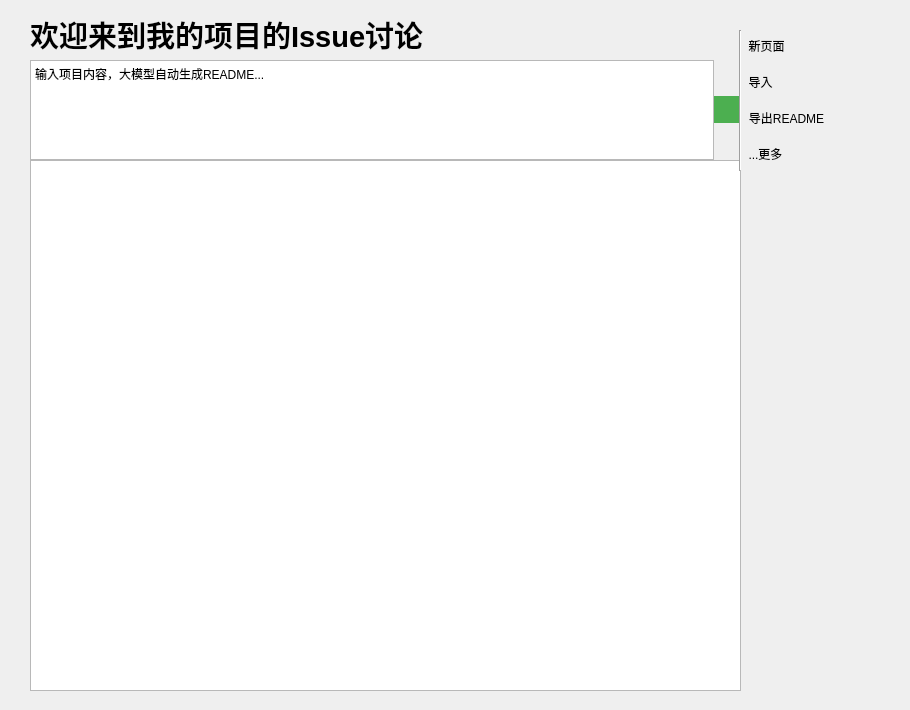
    <widget class="QWidget" name="issue">
     <widget class="Line" name="line_11">
      <property name="geometry">
       <rect>
        <x>730</x>
        <y>30</y>
        <width>20</width>
        <height>141</height>
       </rect>
      </property>
      <property name="orientation">
       <enum>Qt::Orientation::Vertical</enum>
      </property>
     </widget>
     <widget class="QWidget" name="widget_37" native="true">
      <property name="geometry">
       <rect>
        <x>740</x>
        <y>30</y>
        <width>161</width>
        <height>143</height>
       </rect>
      </property>
      <layout class="QVBoxLayout" name="verticalLayout_29">
       <item>
        <widget class="QToolButton" name="toolButton_153">
         <property name="styleSheet">
          <string notr="true">QToolButton {
    border: none;
    padding: 4px;
}
QToolButton:hover {
	color: rgb(0, 100, 255);
}

QToolButton:pressed {
	color: rgb(0, 100, 255);
}</string>
         </property>
         <property name="text">
          <string>新页面</string>
         </property>
         <property name="icon">
          <iconset theme="QIcon::ThemeIcon::FolderNew"/>
         </property>
         <property name="toolButtonStyle">
          <enum>Qt::ToolButtonStyle::ToolButtonTextBesideIcon</enum>
         </property>
        </widget>
       </item>
       <item>
        <widget class="QToolButton" name="toolButton_154">
         <property name="styleSheet">
          <string notr="true">QToolButton {
    border: none;
    padding: 4px;
}

QToolButton:hover {
	color: rgb(0, 100, 255);
}

QToolButton:pressed {
	color: rgb(0, 100, 255);

}</string>
         </property>
         <property name="text">
          <string>导入</string>
         </property>
         <property name="icon">
          <iconset theme="QIcon::ThemeIcon::DocumentOpen"/>
         </property>
         <property name="toolButtonStyle">
          <enum>Qt::ToolButtonStyle::ToolButtonTextBesideIcon</enum>
         </property>
        </widget>
       </item>
       <item>
        <widget class="QToolButton" name="toolButton_155">
         <property name="styleSheet">
          <string notr="true">QToolButton {
    border: none;
    padding: 4px;
}

QToolButton:hover {
	color: rgb(0, 100, 255);
}

QToolButton:pressed {
	color: rgb(0, 100, 255);
}</string>
         </property>
         <property name="text">
          <string>导出README</string>
         </property>
         <property name="icon">
          <iconset theme="QIcon::ThemeIcon::DocumentSaveAs"/>
         </property>
         <property name="toolButtonStyle">
          <enum>Qt::ToolButtonStyle::ToolButtonTextBesideIcon</enum>
         </property>
        </widget>
       </item>
       <item>
        <widget class="QToolButton" name="toolButton_156">
         <property name="styleSheet">
          <string notr="true">QToolButton {
    border: none;
    padding: 4px;
}

QToolButton:hover {
	color: rgb(0, 100, 255);
}

QToolButton:pressed {
color: rgb(0, 100, 255);}</string>
         </property>
         <property name="text">
          <string>...更多</string>
         </property>
        </widget>
       </item>
      </layout>
     </widget>
     <widget class="QWidget" name="widget_35" native="true">
      <property name="geometry">
       <rect>
        <x>0</x>
        <y>0</y>
        <width>741</width>
        <height>701</height>
       </rect>
      </property>
      <layout class="QVBoxLayout" name="verticalLayout_28">
       <property name="spacing">
        <number>0</number>
       </property>
       <property name="leftMargin">
        <number>30</number>
       </property>
       <property name="topMargin">
        <number>10</number>
       </property>
       <property name="bottomMargin">
        <number>10</number>
       </property>
       <item>
        <widget class="QLabel" name="label_21">
         <property name="minimumSize">
          <size>
           <width>709</width>
           <height>50</height>
          </size>
         </property>
         <property name="maximumSize">
          <size>
           <width>10000</width>
           <height>50</height>
          </size>
         </property>
         <property name="styleSheet">
          <string notr="true">QLabel {
  border: none;
    margin: 0px;
    padding: 0px;
}</string>
         </property>
         <property name="text">
          <string>&lt;html&gt;&lt;head/&gt;&lt;body&gt;&lt;p&gt;&lt;span style=&quot; font-size:22pt; font-weight:700;&quot;&gt;欢迎来到我的项目的Issue讨论&lt;/span&gt;&lt;/p&gt;&lt;/body&gt;&lt;/html&gt;</string>
         </property>
        </widget>
       </item>
       <item>
        <widget class="QWidget" name="widget_36" native="true">
         <layout class="QHBoxLayout" name="horizontalLayout_13">
          <property name="spacing">
           <number>0</number>
          </property>
          <property name="leftMargin">
           <number>0</number>
          </property>
          <property name="topMargin">
           <number>0</number>
          </property>
          <property name="rightMargin">
           <number>0</number>
          </property>
          <property name="bottomMargin">
           <number>0</number>
          </property>
          <item>
           <widget class="QTextEdit" name="textEdit_19">
            <property name="sizePolicy">
             <sizepolicy hsizetype="Expanding" vsizetype="Fixed">
              <horstretch>0</horstretch>
              <verstretch>0</verstretch>
             </sizepolicy>
            </property>
            <property name="minimumSize">
             <size>
              <width>0</width>
              <height>100</height>
             </size>
            </property>
            <property name="maximumSize">
             <size>
              <width>16777215</width>
              <height>100</height>
             </size>
            </property>
            <property name="html">
             <string>&lt;!DOCTYPE HTML PUBLIC &quot;-//W3C//DTD HTML 4.0//EN&quot; &quot;http://www.w3.org/TR/REC-html40/strict.dtd&quot;&gt;
&lt;html&gt;&lt;head&gt;&lt;meta name=&quot;qrichtext&quot; content=&quot;1&quot; /&gt;&lt;meta charset=&quot;utf-8&quot; /&gt;&lt;style type=&quot;text/css&quot;&gt;
p, li { white-space: pre-wrap; }
hr { height: 1px; border-width: 0; }
li.unchecked::marker { content: &quot;\2610&quot;; }
li.checked::marker { content: &quot;\2612&quot;; }
&lt;/style&gt;&lt;/head&gt;&lt;body style=&quot; font-family:'Microsoft YaHei UI'; font-size:9pt; font-weight:400; font-style:normal;&quot;&gt;
&lt;p style=&quot; margin-top:0px; margin-bottom:0px; margin-left:0px; margin-right:0px; -qt-block-indent:0; text-indent:0px;&quot;&gt;输入项目内容，大模型自动生成README...&lt;/p&gt;&lt;/body&gt;&lt;/html&gt;</string>
            </property>
           </widget>
          </item>
          <item>
           <widget class="QToolButton" name="toolButton_11">
            <property name="styleSheet">
             <string notr="true">QToolButton {
    border: none;
    background-color: #4CAF50;  /* 背景色 */
    color: white;               /* 文字颜色 */
    padding: 4px;
}

QToolButton:hover {
    background-color: #45a049;  /* 悬停状态 */
}

QToolButton:pressed {
    background-color: #3d8b40;  /* 按下状态 */
}</string>
            </property>
            <property name="text">
             <string/>
            </property>
            <property name="icon">
             <iconset theme="QIcon::ThemeIcon::MediaPlaybackStart"/>
            </property>
           </widget>
          </item>
         </layout>
        </widget>
       </item>
       <item>
        <widget class="QTextEdit" name="textEdit_20"/>
       </item>
      </layout>
     </widget>
     <zorder>widget_37</zorder>
     <zorder>widget_35</zorder>
     <zorder>line_11</zorder>
    </widget>
